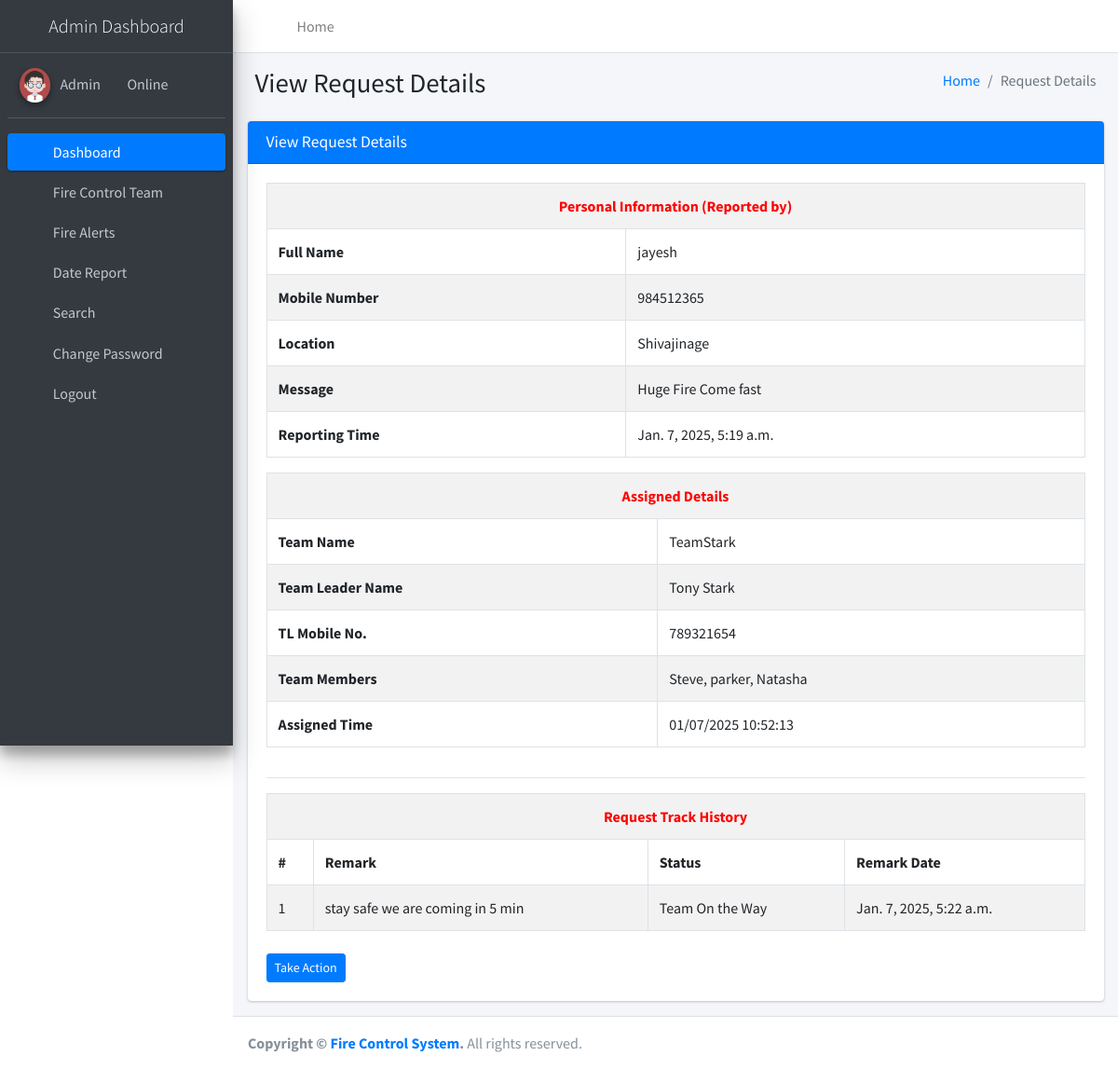
/viewRequestDetails/9 (signed in), run on the app's committed database.
### firereport/models.py (models this page shows, shortened)
class Firereport(models.Model):
    FullName = models.CharField(max_length=250, null=True)
    MobileNumber = models.CharField(max_length=12, null=True)
    Location = models.CharField(max_length=200, null=True)
    Message = models.CharField(max_length=200, null=True)
    AssignTo = models.ForeignKey(Teams, on_delete=models.CASCADE, null=True)
    Status = models.CharField(max_length=150, null=True)
    Postingdate = models.DateTimeField(auto_now_add=True)
    AssignedTime = models.CharField(max_length=150, null=True)
    UpdationDate = models.DateTimeField(null=True)

class Teams(models.Model):
    teamName = models.CharField(max_length=200, null=True)
    teamLeaderName = models.CharField(max_length=250, null=True)
    teamLeadMobno = models.CharField(max_length=15, null=True)
    teamMembers = models.CharField(max_length=300, null=True)
    postingDate = models.DateTimeField(auto_now_add=True)

class Firetequesthistory(models.Model):
    firereport = models.ForeignKey(Firereport, on_delete=models.CASCADE, null=True)
    status = models.CharField(max_length=200, null=True)
    remark = models.CharField(max_length=250, null=True)
    postingDate = models.DateTimeField(auto_now_add=True)

### firereport/views.py (the view)
# urls.py: path('viewRequestDetails/<int:pid>', viewRequestDetails, name='viewRequestDetails'),
def viewRequestDetails(request,pid):
    if not request.user.is_authenticated:
        return redirect('admin_login')
    firereport = Firereport.objects.get(id=pid)
    report1 = Firetequesthistory.objects.filter(firereport=firereport)
    firereportid = firereport.id
    team = Teams.objects.all()
    reportcount = Firetequesthistory.objects.filter(firereport=firereport).count()
    try:
        if request.method == "POST":
            teamid = request.POST['AssignTo']
            Status="Assigned"
            team1 = Teams.objects.get(id=teamid)
            try:
                firereport.AssignTo = team1
                firereport.Status = Status
                now = datetime.now()
                firereport.AssignedTime = now.strftime("%m/%d/%Y %H:%M:%S")
                firereport.save()
                error = "no"
            except:
                error = "yes"
    except:
        if request.method == "POST":
            status = request.POST['status']
            remark = request.POST['remark']
            try:
                requesttracking = Firetequesthistory.objects.create(firereport=firereport,status=status, remark=remark)
                firereport.Status = status
                firereport.save()
                firereport.UpdationDate = date.today()
                error1 = "no"
            except:
                error1 = "yes"
    return render(request, 'admin/viewRequestDetails.html', locals())

### firereport/templates/admin/viewRequestDetails.html (shortened to what this page needs)
{% extends 'adminNavbar.html' %}
{% block main %}
{% load static %}
<section class="content">
    <div class="content-header">
        <div class="container-fluid">
            <div class="row mb-2">
                <div class="col-sm-6">
                    <h1 class="m-0">View Request Details</h1>
                </div>
                <div class="col-sm-6">
                    <ol class="breadcrumb float-sm-right">
                        <li class="breadcrumb-item"><a href="{% url 'dashboard' %}">Home</a></li>
                        <li class="breadcrumb-item active">Request Details</li>
                    </ol>
                </div>
            </div>
        </div>
    </div>
    <div class="container-fluid">
        <div class="row">
            <div class="col-md-12">
                <div class="card card-primary">
                    <div class="card-header">
                        <h3 class="card-title">View Request Details</h3>
                    </div>
                    <div class="card-body">
                        <div class="row">
                            <div class="col-12">
                                <table id="example1" class="table table-bordered table-striped">
                                    <tr>
                                        <th style="text-align: center; color: red;" colspan="2">Personal Information (Reported by)
                                        </th>
                                    </tr>
                                    <tr>
                                        <th>Full Name</th>
                                        <td>{{firereport.FullName}}</td>
                                    </tr>
                                    <tr>
                                        <th>Mobile Number</th>
                                        <td>{{firereport.MobileNumber}}</td>
                                    </tr>
                                    <tr>
                                        <th>Location</th>
                                        <td>{{firereport.Location}}</td>
                                    </tr>
                                    <tr>
                                        <th>Message</th>
                                        <td>{{firereport.Message}}</td>
                                    </tr>
                                    <tr>
                                        <th>Reporting Time</th>
                                        <td>{{firereport.Postingdate}}</td>
                                    </tr>
                                </table>
                            </div>
                            {% if firereport.AssignTo == null %}
                            <h4 align="center" style="color:red;"> Not Assigned Yet </h4>
                            {% else %}
                            <div class="col-12">
                                <table id="example1" class="table table-bordered table-striped">
                                    <tr>
                                        <th style="text-align: center; color: red;" colspan="2">Assigned Details</th>
                                    </tr>
                                    <tr>
                                        <th>Team Name</th>
                                        <td>{{firereport.AssignTo.teamName}}</td>
                                    </tr>
                                    <tr>
                                        <th>Team Leader Name</th>
                                        <td>{{firereport.AssignTo.teamLeaderName}}</td>
                                    </tr>
                                    <tr>
                                        <th>TL Mobile No.</th>
                                        <td>{{firereport.AssignTo.teamLeadMobno}}</td>
                                    </tr>
                                    <tr>
                                        <th>Team Members</th>
                                        <td>{{firereport.AssignTo.teamMembers}}</td>
                                    </tr>
                                    <tr>
                                        <th>Assigned Time</th>
                                        <td>{{firereport.AssignedTime}}</td>
                                    </tr>
                                </table>
                            </div>
                            {% endif %}
                        </div>
                        <hr>
                        {% if reportcount != 0 %}
                        <table id="example1" class="table table-bordered table-striped">
                            <tr align="center" style="color: red;">
                                <th colspan="4">Request Track History</th>
                            </tr>
                            <tr>
                                <th>#</th>
                                <th>Remark</th>
                                <th>Status</th>
                                <th>Remark Date</th>
                            </tr>
                            {% for i in report1 %}
                            <tr>
                                <td>{{forloop.counter}}</td>
                                <td>{{i.remark}}</td>
                                <td>{{i.status}}</td>
                                <td>{{i.postingDate}}</td>
                            </tr>
                            {% endfor %}
                        </table>
                        {% endif %}
                        <br>
                        {% if not firereport.AssignTo %}
                        <div class="form-group">
                            <button type="button" class="btn btn-primary btn-sm" data-toggle="modal"
                                    data-target="#myModal">Assign To
                            </button>
                        </div>
                        {% elif firereport.Status != 'Request Completed' %}
                        <button type="button" class="btn btn-primary btn-sm" data-toggle="modal"
                                data-target="#takeaction">Take Action
                        </button>
                        {% endif %}
                    </div>
                </div>
            </div>
        </div>
    </div>
</section>
{% endblock %}

### firereport/templates/adminNavbar.html (shortened to what this page needs)
{% load static %}
<!DOCTYPE html>
<html lang="en">
<head>
<link rel="stylesheet"
	href="{% static 'plugins/fontawesome-free/css/all.min.css' %}">
<link rel="stylesheet"
	href="https://code.ionicframework.com/ionicons/2.0.1/css/ionicons.min.css">
<link rel="stylesheet"
	href="{% static 'plugins/tempusdominus-bootstrap-4/css/tempusdominus-bootstrap-4.min.css' %}">
<link rel="stylesheet"
	href="{% static 'plugins/icheck-bootstrap/icheck-bootstrap.min.css' %}">
<link rel="stylesheet" href="{% static 'plugins/jqvmap/jqvmap.min.css' %}">
<link rel="stylesheet" href="{% static 'dist/css/adminlte.min.css' %}">
<link rel="stylesheet"
	href="{% static 'plugins/overlayScrollbars/css/OverlayScrollbars.min.css' %}">
<link rel="stylesheet"
	href="{% static 'plugins/daterangepicker/daterangepicker.css' %}">
<link rel="stylesheet"
	href="{% static 'plugins/summernote/summernote-bs4.min.css' %}">
</head>
<body class="hold-transition sidebar-mini layout-fixed">
	<div class="wrapper">
		<nav
			class="main-header navbar navbar-expand navbar-white navbar-light">
			<ul class="navbar-nav">
				<li class="nav-item"><a class="nav-link" data-widget="pushmenu"
					href="#" role="button"><i class="fas fa-bars"></i></a></li>
				<li class="nav-item d-none d-sm-inline-block"><a
					href="{% url 'dashboard' %}" class="nav-link">Home</a></li>
			</ul>
			<ul class="navbar-nav ml-auto">
				<li class="nav-item"><a class="nav-link"
					data-widget="fullscreen" href="#" role="button"> <i
						class="fas fa-expand-arrows-alt"></i>
				</a></li>
				<li class="nav-item"><a class="nav-link"
					data-widget="control-sidebar" data-controlsidebar-slide="true"
					href="#" role="button"> <i class="fas fa-th-large"></i>
				</a></li>
			</ul>
		</nav>
		<aside class="main-sidebar sidebar-dark-primary elevation-4">
			<a href="#" class="brand-link"> <img src=""
				<center><span class="brand-text font-weight-light">Admin Dashboard</span></center>
			</a>
			<div class="sidebar">
				<div class="user-panel mt-3 pb-3 mb-3 d-flex">
					<div class="image">
						<img src="{% static 'dist/img/user2-160x160.jpg' %}"
							class="img-circle elevation-2" alt="User Image">
					</div>
					<div class="info">
						<a href="#">Admin &nbsp;&nbsp;</a> <a href="#"><i
							class="fa fa-circle text-success"></i> Online</a>
					</div>
				</div>
				<nav class="mt-2">
					<ul class="nav nav-pills nav-sidebar flex-column"
						data-widget="treeview" role="menu" data-accordion="false">
						<li class="nav-item"><a href="{% url 'dashboard' %}"
							class="nav-link active"> <i
								class="nav-icon fas fa-tachometer-alt"></i>
								<p>Dashboard</p>
						</a></li>
						<li class="nav-item">
							<a href="#" class="nav-link"> <i class="nav-icon fas fa-th"></i>
								<p> Fire Control Team <i class="fas fa-angle-left right"></i> </p>
							</a>
						</li>
						<li class="nav-item">
							<a href="#" class="nav-link"> <i class="nav-icon fas fa-tree"></i>
								<p>Fire Alerts <i class="fas fa-angle-left right"></i></p>
							</a>
						</li>
						<li class="nav-item"><a href="{% url 'dateReport' %}"
							class="nav-link"> <i class="nav-icon fas fa-calendar-alt"></i>
								<p>Date Report</p>
						</a></li>
						<li class="nav-item"><a href="{% url 'search' %}"
							class="nav-link"> <i class="nav-icon fas fa-search"></i>
								<p>Search</p>
						</a></li>
						<li class="nav-item"><a href="{% url 'changePassword' %}"
							class="nav-link"> <i class="nav-icon fas fa-cogs"></i>
								<p>Change Password</p>
						</a></li>
						<li class="nav-item"><a href="/logout" class="nav-link">
								<i class="nav-icon fas fa-power-off"></i>
								<p>Logout</p>
						</a></li>
					</ul>
				</nav>
			</div>
		</aside>
		<div class="content-wrapper">
			{% block main %}
			{% endblock %}
		</div>
		<footer class="main-footer">
			<strong>Copyright &copy; <a href="#">Fire Control System</a>.
			</strong> All rights reserved.
		</footer>
	</div>
</body>
</html>

### data on the page
Firereport: FullName "jayesh", MobileNumber "984512365", Location "Shivajinage", Message "Huge Fire Come fast", Postingdate "Jan. 7, 2025, 5:19 a.m.", AssignTo.teamName "TeamStark", AssignTo.teamLeaderName "Tony Stark", AssignTo.teamLeadMobno "789321654", AssignTo.teamMembers "Steve, parker, Natasha", AssignedTime "01/07/2025 10:52:13"
Firetequesthistory: remark "stay safe we are coming in 5 min", status "Team On the Way", postingDate "Jan. 7, 2025, 5:22 a.m."
